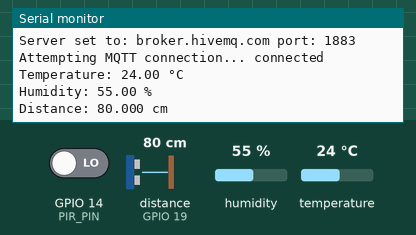
This sketch was run on a simulated ESP32. Shown: the last lines printed to the serial monitor. The inputs (shaded band) are chosen by the test bench; at power-on: GPIO 14 (PIR_PIN) LOW, distance to the obstacle (sensor on GPIO 19) 80 cm, humidity 55 %, temperature 24 °C. The echo pulse lasts 58.3 µs per cm; WiFi joins after 1.5 s; servers stay silent unless stated; no MQTT or app messages arrive unless stated.

Above: at 2.7 s.
2.8 s: GPIO 14 (PIR_PIN) driven HIGH
At 4.1 s:
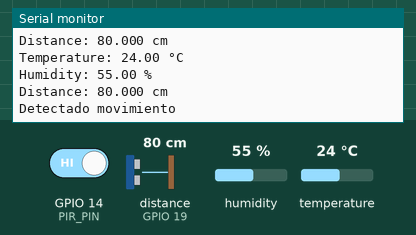
6.0 s: distance to the obstacle (sensor on GPIO 19) set to 2 cm
At 7.3 s:
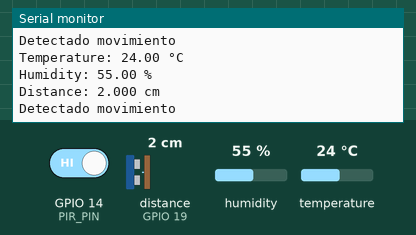
7.5 s: humidity set to 22 %
At 8.9 s:
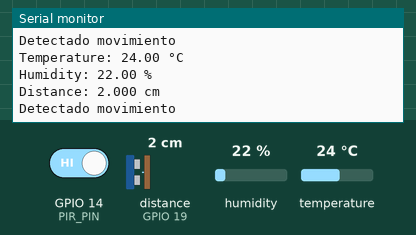
9.0 s: temperature set to 12 °C
10.5 s: distance to the obstacle (sensor on GPIO 19) set to 4 cm
At 11.4 s:
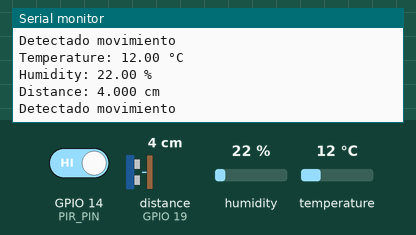
12.0 s: humidity set to 40 %
At 13.5 s:
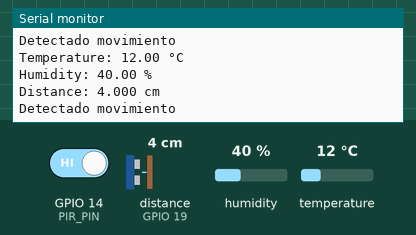
Timing chart, 0 to 14.5 s (numbered marks = the images above; inputs shaded):
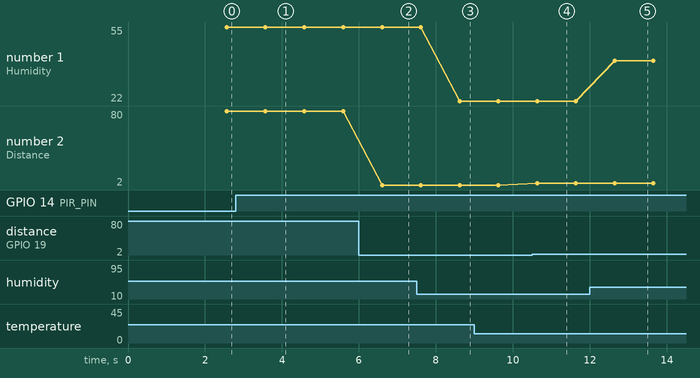

The sketch:

sketch.ino
```cpp
#include <DHT.h>
#include <HCSR04.h>
#include "WifiConnectionManager.h"
#include "MQTTConnectionManager.h"

// configure wifi
const char *SSID = "Wokwi-GUEST";
const char *PASSWORD = "";
WifiConnectionManager wifi(SSID, PASSWORD);

// configure the mqtt broker
const char *mqtt_broker = "broker.hivemq.com";
const unsigned short port = 1883;
const unsigned long cooldown = 1000;
const char *mqtt_username = "";
const char *mqtt_password = "";

MQTTConnectionManager mqtt(
  mqtt_broker,
  port,
  cooldown,
  mqtt_username,
  mqtt_password
);

#define DHT_PIN 12
#define DHTYPE DHT22
#define HC_TRIG_PIN 18
#define HC_ECHO_PIN 19
#define PIR_PIN 14

DHT dht(DHT_PIN, DHTYPE);
HCSR04 hc(HC_TRIG_PIN, HC_ECHO_PIN);

float DHT_Temperature() {
  // Read temperature
  float t = dht.readTemperature();
  // if it returns NAN then show an error
  if (isnan(t)) {
    Serial.println(F("Error reading temperature!"));
    return -100;
  } else {
    return t;
  }
}

float DHT_Humidity() {
  // Read humidity
  float h = dht.readHumidity();
  if (isnan(h)) {
    Serial.println(F("Error reading humidity!"));
    return -100;
  } else {
    return h;
  }
}

void MQTT_Callback(char *mqtt_topic, byte *payload, unsigned int length) {
  // create a callback to read input data
  Serial.print("Message arrived on topic: ");
  Serial.println(mqtt_topic);

  // construct the data using the char[] that comes from the package payload
  String data;
  for (int i = 0; i < length; i++) {
    data += (char)payload[i];
  }

  Serial.println("-----------------------------------");
}

void setup() {
  Serial.begin(115200);
  // connect to wifi
  wifi.begin();
  // connect to MQTT
  mqtt.begin(MQTT_Callback);
  // DHT
  pinMode(DHT_PIN, INPUT);
  dht.begin();
  // PIR
  pinMode(PIR_PIN, INPUT);
  // HC-SR04
  pinMode(HC_TRIG_PIN, OUTPUT);
  pinMode(HC_ECHO_PIN, INPUT);
}

void loop() {
  // ping and/or reconnect to mqtt
  mqtt.control();

  float temperature = DHT_Temperature();
  float humidity = DHT_Humidity();
  float distance = hc.dist();
  bool movement = digitalRead(PIR_PIN);
  Serial.printf("Temperature: %.2f °C \n", temperature);
  Serial.printf("Humidity: %.2f %% \n", humidity);
  Serial.printf("Distance: %.3f cm \n", distance);  // distance gives 0 if it's >= 395
  if(movement) {
    Serial.println("Detectado movimiento");
  }

  // publish data
  // pub(topic, value)
  mqtt.pub("my_sensors/temperature", temperature);
  mqtt.pub("my_sensors/humidity", humidity);
  mqtt.pub("my_sensors/distance", distance);
  mqtt.pub("my_sensors/movement", movement);

  delay(1000);
}
```

MQTTConnectionManager.cpp
```cpp
#include <WiFi.h>
#include <PubSubClient.h>
#include "MQTTConnectionManager.h"

WiFiClient espClient;                 // initialize wifi client
PubSubClient mqtt_client(espClient);  // and the mqtt client, which will use the wifi

MQTTConnectionManager::MQTTConnectionManager(
  const char* mqtt_broker,         // server to use
  const unsigned short mqtt_port,  // port
  const unsigned long cooldown,    // time between connection attempts
  const char* mqtt_username,       // username
  const char* mqtt_password        // password
) {
  _mqtt_broker = mqtt_broker,
  _mqtt_port = mqtt_port;
  _cooldown = cooldown;
  _mqtt_username = mqtt_username;
  _mqtt_password = mqtt_password;
}

void MQTTConnectionManager::begin(void (*callback)(char*, byte*, unsigned int)) {
  mqtt_client.setServer(_mqtt_broker, _mqtt_port);  // set the server and port to use
  Serial.print("Server set to: ");
  Serial.print(_mqtt_broker);
  Serial.print(" port: ");
  Serial.println(_mqtt_port);
  mqtt_client.setCallback(callback);  // assign the input callback
}

void MQTTConnectionManager::connectToMQTT() {
  unsigned long timer = millis();         // prepare the timer
  while (!mqtt_client.connected()) {      // if mqtt is not connected
    if (millis() - timer >= _cooldown) {  // and the timer has hit the required cooldown
      Serial.print("Attempting MQTT connection...");
      timer = millis();
      Serial.printf(_mqtt_username, "clientId-%ld");
      if (mqtt_client.connect(_mqtt_username)) {  // try to connect
        Serial.println(" connected");
      } else {
        Serial.print(" failed, rc=");
        Serial.println(mqtt_client.state());  // if the connection fails print the error code
      }
    }
  }
}

void MQTTConnectionManager::control(std::vector<std::string> themes) {
  if (!mqtt_client.connected()) {  // loop the conection attempts
    connectToMQTT();
    sub(themes);  // subscribe to X themes to receive data
  }
  mqtt_client.loop();  // read the input data
}

void MQTTConnectionManager::control() {
  if (!mqtt_client.connected()) {  // loop the conection attempts
    connectToMQTT();
  }
  mqtt_client.loop();  // read the input data
}

void MQTTConnectionManager::sub(std::vector<std::string> themes) {
  _themes = themes;  // themes to publish
  Serial.println("Subscribed to: ");
  for (auto element : _themes) {
    mqtt_client.subscribe(element.data());
    Serial.println(element.data());
  }
  Serial.println("-----------------------------------");
}

void MQTTConnectionManager::pub(std::string topic, float message) {  // if the published message is a number
  char *topic_c = &topic[0];    // copy the pointer to topic and treat is as a char* (c_char array)
  char buffer[10];
  snprintf(buffer, sizeof buffer, "%f", message);  // convert it to a char buffer
  MQTTConnectionManager::pub(topic_c, buffer);     // and send it
}

void MQTTConnectionManager::pub(std::string topic, int message) {  // if the published message is a number
  char *topic_c = &topic[0];
  strcpy(topic_c, topic.c_str());
  char buffer[10];
  snprintf(buffer, sizeof buffer, "%d", message);  // convert it to a char buffer
  MQTTConnectionManager::pub(topic_c, buffer);     // and send it
}

void MQTTConnectionManager::pub(std::string topic, bool message) {  // if the published message is a boolean
  MQTTConnectionManager::pub(topic, int(message));   // just cast it to integer and send it as is
}

void MQTTConnectionManager::pub(std::string topic, char *message) {
  char *topic_c = &topic[0];
  strcpy(topic_c, topic.c_str());
  mqtt_client.publish(topic_c, message);
}
```

MQTTConnectionManager.h
```cpp
#ifndef MQTTConnectionManager_h
#define MQTTConnectionManager_h

#include <iostream>
#include <vector>
#include "Arduino.h"

class MQTTConnectionManager {
  private:
    const char *_mqtt_broker;
    unsigned short _mqtt_port;
    unsigned long _cooldown;
    const char *_mqtt_username;
    const char *_mqtt_password;
    std::vector<std::string> _themes;
  public:
    MQTTConnectionManager(const char *mqtt_broker,
                          const unsigned short mqtt_port,
                          const unsigned long cooldown,
                          const char *mqtt_username,
                          const char *mqtt_password
                         );
    void begin(void (*callback)(char*, byte*, unsigned int));
    void connectToMQTT();
    void control(std::vector<std::string> themes);
    void control();
    void pub(std::string topic, char *message);
    void pub(std::string topic, float message);
    void pub(std::string topic, int message);
    void pub(std::string topic, bool message);
    void sub(std::vector<std::string> themes);
};
#endif
```

WifiConnectionManager.cpp
```cpp
#include <WiFi.h>
#include "WifiConnectionManager.h"

WifiConnectionManager::WifiConnectionManager(const char *ssid) {
  _ssid = ssid;
}

WifiConnectionManager::WifiConnectionManager(const char *ssid, const char *password) {
  _ssid = ssid;
  _password = password;
}

void WifiConnectionManager::begin() {
  // set the wifi to station mode
  WiFi.mode(WIFI_STA);
  // if there's a password attached then use it
  if (_password) {
    WiFi.begin(_ssid, _password);
  } else {
    WiFi.begin(_ssid);
  }

  WifiConnectionManager::connect();
}

void WifiConnectionManager::connect() {
  Serial.println("\nConnecting");
  unsigned long timer = millis();
  // if wifi status isn't connected attempt to reconnect
  while (WiFi.status() != WL_CONNECTED) {
    if (millis() - timer >= 100) {
      timer = millis();
      Serial.print(".");
    }
  }

  // when it does so print the IP
  Serial.println("\nConnected to the WiFi network");
  Serial.print("IP: ");
  Serial.println(WiFi.localIP());
}
```

WifiConnectionManager.h
```cpp
#ifndef WifiConnectionManager_h
#define WifiConnectionManager_h

#include "Arduino.h"

class WifiConnectionManager {
  private:
    void connect();
    const char *_ssid;
    const char *_password;
  public:
    WifiConnectionManager(const char *ssid);
    WifiConnectionManager(const char *ssid, const char *password);
    void begin();
};
#endif
```

Measured:
- after the input at 2.8 s, the serial monitor: prints a new line after 0.77 s (image 1)
- after the input at 6.0 s, the serial monitor: prints a new line after 0.60 s (image 2)
- after the input at 7.5 s, the serial monitor: prints a new line after 1.1 s (image 3)
- after the input at 10.5 s, the serial monitor: prints a new line after 0.13 s (image 4)
- after the input at 12.0 s, the serial monitor: prints a new line after 0.65 s (image 5)
- plotted number 1: 55 → 22 after the input at 7.5 s, 22 → 40 after the input at 12.0 s
- plotted number 2: 80 → 2 after the input at 6.0 s, 2 → 4 after the input at 10.5 s
